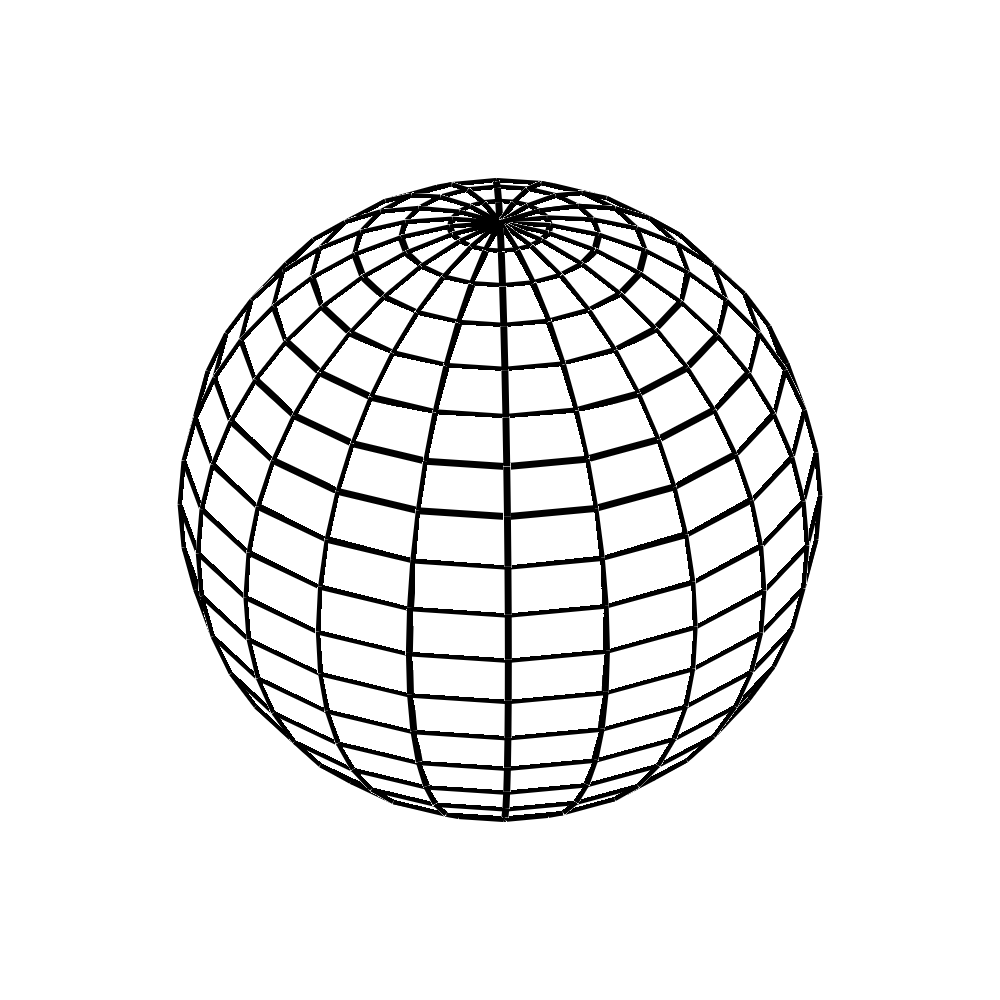

This figure's MATLAB source:
clear all
close all
rand('state',0)

N0=4;
x0=(0:N0)/N0*2*pi;
y0=rand(1,N0+1);

N=12;
x=(0:2*N)/(2*N+1)*2*pi;
y=spline(x0,[y0(1) y0(2:N0+1) y0(2) y0(1)],x);
y=y-mean(y);

xx=(0:16*2*N)/(16*2*N+1)*2*pi;
xxx=(0:16*2*N+1)/(16*2*N+1)*2*pi;

Y=fft(y)/(2*N+1);
YY=[Y(1:N+1) zeros(1,15*2*N) Y(N+2:end)];

yy=(16*2*N+1)*ifft(YY);
yyy=[yy yy(1)];

if 0
	% decomposition: original function
	figure('papersize',[2 3],'paperposition',[0 0 3 2]);
	plot(xxx/(2*pi),yyy,'k-','linewidth',4)
	set(gca,'xlim',[0 1],'xtick',[0 .25 .5 .75 1],'xticklabel',{'$0$','$\\pi/2$','$\\pi$','$3\\pi/2$','$2\\pi$'},'ylim',[-.5,.5],'ytick',[])
	print('-depslatex','-dashed','-color','decomp_GP.tex');
	close
end

if 0
	% decomposition: components
	figure('papersize',[2 3],'paperposition',[0 0 3 2]);
	k=0;
	plot(xxx/(2*pi),real(Y(1)*exp(i*k*xxx)),'k','linewidth',4)
	set(gca,'xlim',[0 1],'xtick',[0 .25 .5 .75 1],'xticklabel',{'$0$','$\\pi/2$','$\\pi$','$3\\pi/2$','$2\\pi$'},'ylim',[-.5,.5],'ytick',[])
	print('-depslatex','-dashed','-color',sprintf('decomp_SP_%i.tex',k));
	close
	for k=1:4
		figure('papersize',[2 3],'paperposition',[0 0 3 2]);
		plot(xxx/(2*pi),real(Y(1+k)*exp(i*k*xxx)+Y(2*N+2-k)*exp(-i*k*xxx)),'k','linewidth',4)
		set(gca,'xlim',[0 1],'xtick',[0 .25 .5 .75 1],'xticklabel',{'$0$','$\\pi/2$','$\\pi$','$3\\pi/2$','$2\\pi$'},'ylim',[-.5,.5],'ytick',[])
		print('-depslatex','-dashed','-color',sprintf('decomp_SP_%i.tex',k));
		close
	end
end

if 0
	% spectrum barplot
	figure('papersize',[2 3],'paperposition',[0 0 3 2]);
	bar(0:N,abs(Y(1:N+1)))
	set(gca,'xlim',[-.5,12.5],'xtick',[0 2 12],'xticklabel',{'0','2','$K$'},'ytick',[])
	xlabel('$k$','interpreter','none')
	ylabel('$|\alpha_k|$','interpreter','none')
	print('-depslatex','-dashed','-color','spectrum.tex');
	close
end

if 0
	% aliasing (GP)
	figure('papersize',[2 6],'paperposition',[0 0 6 2]);
	k=21;
	t=2*pi*rand*0;
	h=plot(xxx/(2*pi),cos(k*xxx+t),'k',...
		x/(2*pi),cos(k*x+t),'ks','markersize',2);
	set(h,'linewidth',1)
	set(gca,'xlim',[0 1],'xtick',[0 .25 .5 .75 1],'xticklabel',{'$0$','$\\pi/2$','$\\pi$','$3\\pi/2$','$2\\pi$'},'ylim',[-1.5,1.5],'ytick',[])
	print('-depslatex','-solid','-color','alias_1.tex');
	
	line(xxx/(2*pi),cos((2*N+1-k)*xxx+t),'color','b','linewidth',2)
	print('-depslatex','-solid','-color','alias_2.tex');
	
	close
end

if 0
	% aliasing (SP)
	figure('papersize',[2 6],'paperposition',[0 0 6 2]);
	k=linspace(-4.5,4.5,91);
	h=plot(k,exp(-k.^2))
	set(h,'linewidth',2,'color','k')
	set(gca,'xlim',[-4.5 4.5],'xtick',[-3 -1.5 0 1.5 3],'xticklabel',{'$-2K$','$-K$','$0$','$K$','$2K$'},'ylim',[0 1.2],'ytick',[])
	grid on
	xlabel('$k$','interpreter','none')
	print('-depslatex','-solid','-color','alias_3.tex');


	line(k,exp(-(k-3).^2),'color','r','linewidth',2)
	line(k,exp(-(k+3).^2),'color','r','linewidth',2)
	print('-depslatex','-solid','-color','alias_4.tex');

	kk=linspace(-1.5,1.5,31);
	patch([kk fliplr(kk)],[exp(-kk.^2)+exp(-(kk-3).^2)+exp(-(kk+3).^2)+exp(-(kk-6).^2)+exp(-(kk+6).^2) fliplr(exp(-kk.^2))],0,'facecolor','r')
	line(k,exp(-k.^2)+exp(-(k-3).^2)+exp(-(k+3).^2)+exp(-(k-6).^2)+exp(-(k+6).^2),'color','b','linewidth',2);	
	print('-depslatex','-solid','-color','alias_5.tex');
	
	close
end

if 0
	% LAM truncation
	figure('papersize',[2 3],'paperposition',[0 0 3 2]);
	Nx=20;
	Ny=15;
	Kx=2/3*Nx;
	Ky=2/3*Ny;
	theta=linspace(0,pi/2,101);
	kx=Kx*cos(theta);
	ky=Ky*sin(theta);
	plot(kx,ky,'color','b','linewidth',2)
	line([0 Kx Kx],[Ky Ky 0],'color','r','linewidth',2)
	set(gca,'xlim',[0 Nx],'xtick',[0 Kx Nx],'xticklabel',{'$0$','$K_x$','$N_x$'},...
		'ylim',[0 Ny],'ytick',[0 Ky Ny],'yticklabel',{'$0$','$K_y$','$N_y$'})
	xlabel('$k_x$','interpreter','none')
	ylabel('$k_y$','interpreter','none')
	print('-depslatex','-solid','-color','LAM_truncation.tex');

	close

end


clear all
close all

if 0
	% smoothness vs. spectrum
	N=64;
	theta=2*pi*rand(1,N/2-1);
	A=(1:N/2-1).^(-5/3);
	Y=[0,A.*exp(i*theta),0,fliplr(A.*exp(-i*theta))];
	y=real(ifft(Y));y=y/max(abs(y))/1.1;
	x=(1:N);
	figure('papersize',[2 3],'paperposition',[0 0 3 2]);
	plot(A,'color','b','linewidth',3)
	set(gca,'xlim',[1,N/2-1],'xtick',[],'ytick',[])
	print('-depslatex','-solid','-color','smoothspec1.tex');
	close
	figure('papersize',[2 3],'paperposition',[0 0 3 2]);
	plot(x,y,'color','b','linewidth',3)
	set(gca,'xlim',[1,N],'xtick',[],'ytick',[])
	print('-depslatex','-solid','-color','smoothfunc1.tex');
	close
	
	theta=2*pi*rand(1,N/2-1);
	A=(1:N/2-1).^(-2/3);
	Y=[0,A.*exp(i*theta),0,fliplr(A.*exp(-i*theta))];
	y=real(ifft(Y));y=y/max(abs(y))/1.1;
	x=(1:N);
	figure('papersize',[2 3],'paperposition',[0 0 3 2]);
	plot(A,'color','r','linewidth',3)
	set(gca,'xlim',[1,N/2-1],'xtick',[],'ytick',[])
	print('-depslatex','-solid','-color','smoothspec2.tex');
	close
	figure('papersize',[2 3],'paperposition',[0 0 3 2]);
	plot(x,y,'color','r','linewidth',3)
	set(gca,'xlim',[1,N],'xtick',[],'ytick',[])
	print('-depslatex','-solid','-color','smoothfunc2.tex');
	close
	
	

end

if 0
	% GIBBS
	N=1024;
	xx=(0:N-1)/N;
	yy0=xx>.25&xx<.75;
	cols=rand(3,3);

	for j=1:3
		n=2*4^j;
		x=(0:n-1)/n;
		y=x>.25&x<.75;
		Y=fft(y);
		YY=N/n*[Y(1:n/2),Y(n/2+1)/2,zeros(1,N-n-1),Y(n/2+1)/2,Y(n/2+2:n)];
		yy{j}=real(ifft(YY));
	
		figure('papersize',[2 3],'paperposition',[0 0 3 2]);
		h=plot(xx,yy{j},'-',x,y,'s',xx,yy0,'k');
		set(h(1:2),'color',cols(j,:),'markersize',3)
		set(h,'linewidth',2)
		set(gca,'xtick',[],'ytick',[])
		print('-depslatex','-solid','-color',sprintf('gibbs%i.tex',j));
		close
		
	end
	
	figure('papersize',[2 3],'paperposition',[0 0 3 2]);
	hold on	
	for j=1:3
		plot(xx,yy{j},'color',cols(j,:),'linewidth',2)
	end
	plot(xx,yy0,'k','linewidth',2);	
	set(gca,'xtick',[],'ytick',[],'linewidth',2)
	print('-depslatex','-solid','-color','gibbs.tex');
	close
	
end


if 0
	% ORDER OF ACCURACY
	Nr=16:16:256;
	e=nan(length(Nr),4);
	for iN=1:length(Nr)
		N=Nr(iN);

		% exact
		x=(-1+2*(.5:N-.5)/N);dx=x(2)-x(1);
		y=10^6*exp(-10./sqrt(1-x.^2));
		ze=-10*y.*(1-x.^2).^-1.5.*x;ze(1)=0;

		% spectral
		k=[0:N/2-1,-N/2:-1]*2*pi/(N*dx);
		Y=fft(y);
		Z=i*k.*Y;
		zs=real(ifft(Z));
		e(iN,1)=norm(zs-ze);

		% 1st order
		z1=(y(mod((1:N),N)+1)-y(mod((1:N)-1,N)+1))/dx;
		e(iN,2)=norm(z1-ze);
		
		% 2nd order
		z2=(y(mod((1:N),N)+1)-y(mod((1:N)-2,N)+1))/(2*dx);
		e(iN,3)=norm(z2-ze);

		% 4th order
		z4=4/3*(y(mod((1:N),N)+1)-y(mod((1:N)-2,N)+1))/(2*dx)-1/3*(y(mod((1:N)+1,N)+1)-y(mod((1:N)-3,N)+1))/(4*dx);
		e(iN,4)=norm(z4-ze);
		
	end
	
	figure('papersize',[2 3],'paperposition',[0 0 3 2]);
	plot(Nr,e)
	set(gca,'yscale','log','xscale','log','xlim',Nr([1,end]),'ylim',[1e-8,1e2],...
		'xtick',16*2.^(0:4),'xticklabel',{'16','32','64','128','256'},...
		'ytick',10.^(-8:2:2),'yticklabel',{'$10^{-8}$','$10^{-6}$','$10^{-4}$','$10^{-2}$','$10^{0}$','$10^{2}$'})
	xlabel('\# gridpoints')
	ylabel('error')
	print('-depslatex','-solid','-color','derivaccur.tex');
	close
end

if 1
	% POLE PROBLEM
	[x,y,z]=sphere(20);
	figure
	surf(x,y,z,'facecolor','w','linewidth',5)
	axis equal off
	set(gcf,'papersize',[10,10],'paperposition',[0,0,10,10])
	set(gca,'position',[0,0,1,1])
	print -deps2 poleproblem.eps
	
end